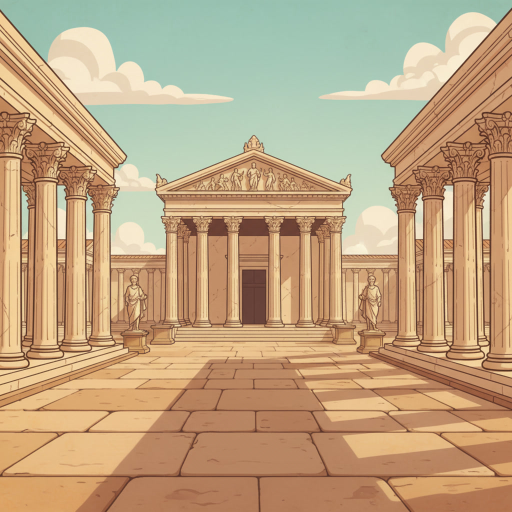
#> input picture Art/source/scene_forum.jpg, 1024 x 1024 px (shown at 1/2 size)
$ python -i genart_batch.py   (imports and definitions only)
#> lines starting #> are read from the running program, lines starting #| are printed output that depends on the picture
#> further down, picture is the input picture: PIL image 1024x1024 RGB; mean R, G, B 191.3, 164.2, 128.8
#!/usr/bin/env python3
"""Пакетная генерация арта прямо в Content/art (персонажи и сцены) через Nano-Banana.

Отличие от tools/genart.py: тот кладёт PNG в Assets.xcassets и res/drawable — раскладку
времён вшитого арта. Сейчас источник правды один — `Content/art/*.webp`, откуда контент
уезжает в облако через publish_content.py. Здесь и формат сразу целевой:
    персонаж — 512×768 RGBA (магента вырезана в прозрачность)
    сцена    — 1024×1024 RGB

Стиль держится референсом: в запрос кладётся уже существующая картинка того же типа,
и модель просят повторить её манеру. Готовые файлы не перегенерируются (идемпотентно),
так что скрипт можно гонять повторно после сбоев и докидывания кредитов.

Usage:
    python3 tools/genart_batch.py --list                 что ещё не нарисовано
    python3 tools/genart_batch.py --only sabines         только персонажи/сцены уровня
    python3 tools/genart_batch.py --kind scene           только сцены
    python3 tools/genart_batch.py --force char_brennus   перерисовать конкретный файл
"""
from __future__ import annotations

import argparse
import base64
import json
import os
import sys
import urllib.error
import urllib.request
from concurrent.futures import ThreadPoolExecutor
from io import BytesIO
from pathlib import Path

import numpy as np
from PIL import Image, ImageFilter

sys.path.insert(0, str(Path(__file__).resolve().parent))
from normalize_sprites import TARGET_H, figure_bbox, place   # общее правило роста и линии пола

ROOT = Path(__file__).resolve().parent.parent
ART = ROOT / "Content" / "art"
RAW = ROOT / "Art" / "source" / "batch"
MODEL = "gemini-2.5-flash-image"

CHAR_SIZE = (512, 768)
SCENE_SIZE = (1024, 1024)

# Референсы стиля: берём уже принятый арт того же типа.
REF_CHAR = ART / "char_cicero.webp"
REF_SCENE = ART / "scene_forum.webp"

STYLE_CHAR = (
    "Reproduce EXACTLY the art style of the reference image: a small chibi-proportioned "
    "storybook figure with a big head and short body, thick dark-brown ink outline, flat "
    "warm muted paper-palette colours, soft simple shading, friendly readable face. "
    "Full body from head to feet, standing in a neutral pose facing the viewer, arms relaxed. "
    "Character: {desc}. "
    "Background must be PURE MAGENTA #FF00FF and completely empty — no shadow, no ground, "
    "no frame, no text, no props lying around. Vertical 2:3 framing, small margin around the figure."
)

STYLE_SCENE = (
    "Reproduce EXACTLY the art style of the reference image: a painted storybook background, "
    "warm muted paper palette, soft daylight, thick-ink illustrated look, slightly stylised shapes. "
    "Scene: {desc}. "
    "IMPORTANT: no people, no characters, no animals in the foreground, no text, no frame, no UI. "
    "Square 1:1 composition with an empty, uncluttered middle ground where characters will later stand."
)


# [39 lines left out: functions api_key, generate, not called in this run]


def cut_magenta(img: Image.Image) -> Image.Image:
    """Магента-фон → alpha=0. Красное/золото/кожу не трогает (у них b≈g)."""
    a = np.array(img.convert("RGBA")).astype(np.int16)
    r, g, b = a[:, :, 0], a[:, :, 1], a[:, :, 2]
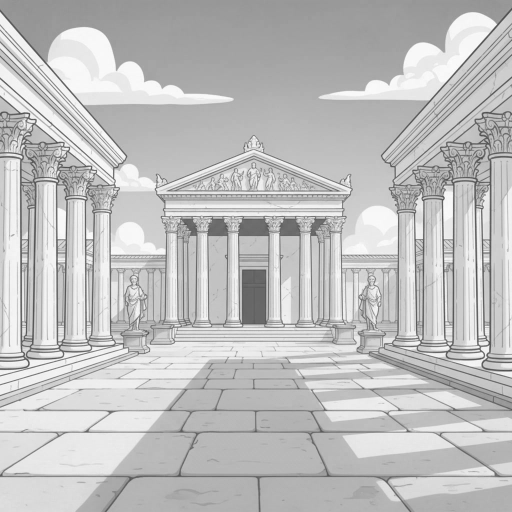
#> r: shape (1024, 1024) int16 (shown at 1/2 size); min 68, max 255, mean 191.3
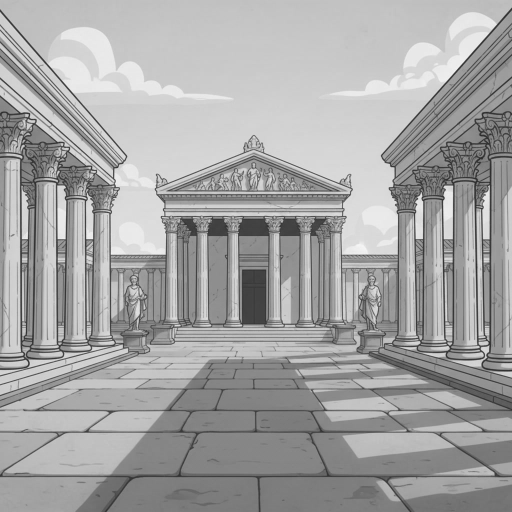
#> g: shape (1024, 1024) int16 (shown at 1/2 size); min 36, max 249, mean 164.2
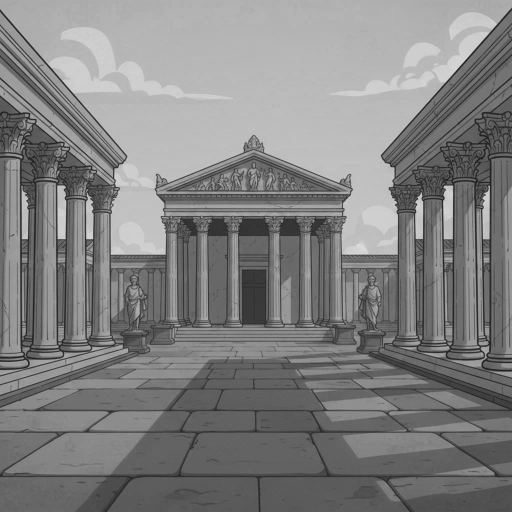
#> b: shape (1024, 1024) int16 (shown at 1/2 size); min 19, max 224, mean 128.8
    bg = (r - g > 40) & (b - g > 22) & (r > 120)
#> bg: shape (1024, 1024) bool; every value is 0
    alpha = np.where(bg, 0, 255).astype(np.uint8)
#> alpha: shape (1024, 1024); every value is 255
    alpha = np.array(Image.fromarray(alpha).filter(ImageFilter.GaussianBlur(0.8)))
    alpha = np.where(alpha < 40, 0, np.where(alpha > 200, 255, alpha)).astype(np.uint8)
    out = a.copy()
    out[:, :, 3] = alpha
    # заодно гасим магентовую бахрому по краю силуэта
    edge = (alpha > 0) & (alpha < 255)
    out[:, :, 0] = np.where(edge & (r - g > 40), g, out[:, :, 0])
    return Image.fromarray(out.astype(np.uint8))


# [11 lines left out: function fit, not called in this run]


# Ниже этой доли прозрачных пикселей считаем, что модель нарисовала фон не магентой
# (тогда вырез не сработал и вместо спрайта получается картинка с подложкой).
MIN_TRANSPARENT = 0.25


# [90 lines left out: functions render, main, not called in this run]


# [2 lines not run here, left out]

>>> from PIL import Image
>>> picture = Image.open('../Art/source/scene_forum.jpg')
>>> result = cut_magenta(picture)

$ run again, on Art/source/scene_battlefield.jpg
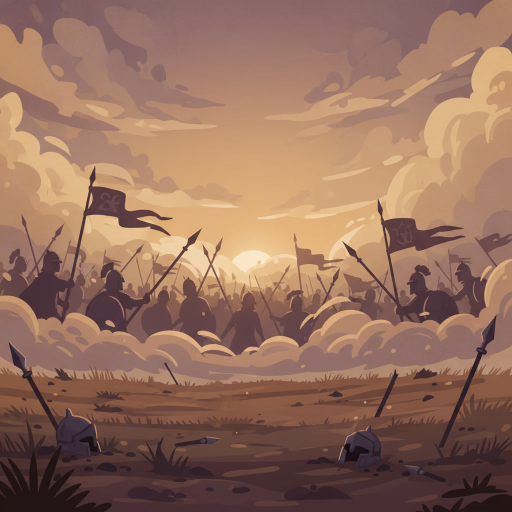
#> input picture Art/source/scene_battlefield.jpg, 1024 x 1024 px (shown at 1/2 size)
#> picture is the input picture: PIL image 1024x1024 RGB; mean R, G, B 149.7, 112, 93.4
#> in cut_magenta, `r, g, b = a[:, :, 0], a[:, :, 1], a[:, :, 2]`:
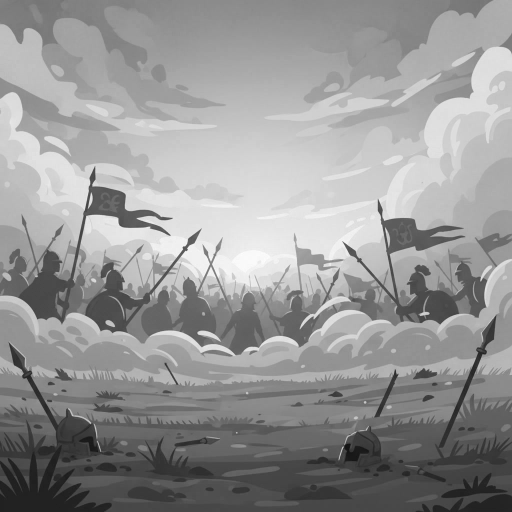
#> r: shape (1024, 1024) int16 (shown at 1/2 size); min 14, max 255, mean 149.7
#> in cut_magenta, `r, g, b = a[:, :, 0], a[:, :, 1], a[:, :, 2]`:
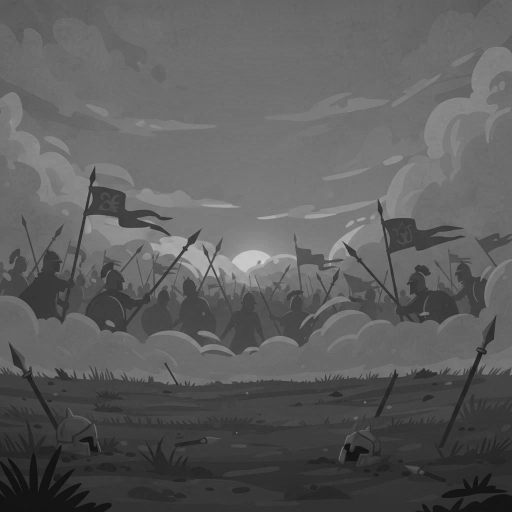
#> b: shape (1024, 1024) int16 (shown at 1/2 size); min 10, max 217, mean 93.4
#> bg: shape (1024, 1024) bool; every value is 0
#> alpha: shape (1024, 1024); every value is 255
